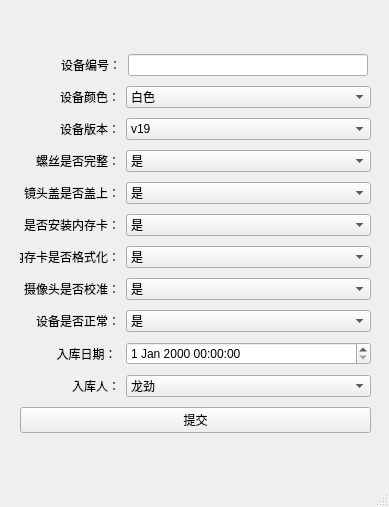
<?xml version="1.0" encoding="UTF-8"?>
<ui version="4.0">
 <class>MainWindow</class>
 <widget class="QMainWindow" name="MainWindow">
  <property name="geometry">
   <rect>
    <x>0</x>
    <y>0</y>
    <width>389</width>
    <height>507</height>
   </rect>
  </property>
  <property name="windowTitle">
   <string>设备添加</string>
  </property>
  <property name="styleSheet">
   <string notr="true"/>
  </property>
  <widget class="QWidget" name="centralwidget">
   <widget class="QWidget" name="">
    <property name="geometry">
     <rect>
      <x>20</x>
      <y>50</y>
      <width>351</width>
      <height>391</height>
     </rect>
    </property>
    <layout class="QVBoxLayout" name="verticalLayout">
     <item>
      <layout class="QHBoxLayout" name="horizontalLayout">
       <item>
        <widget class="QLabel" name="label">
         <property name="maximumSize">
          <size>
           <width>100</width>
           <height>16777215</height>
          </size>
         </property>
         <property name="text">
          <string>设备编号：</string>
         </property>
         <property name="alignment">
          <set>Qt::AlignRight|Qt::AlignTrailing|Qt::AlignVCenter</set>
         </property>
        </widget>
       </item>
       <item>
        <widget class="QLineEdit" name="lineEdit">
         <property name="maximumSize">
          <size>
           <width>240</width>
           <height>16777215</height>
          </size>
         </property>
        </widget>
       </item>
      </layout>
     </item>
     <item>
      <layout class="QHBoxLayout" name="horizontalLayout_2">
       <item>
        <widget class="QLabel" name="label_2">
         <property name="maximumSize">
          <size>
           <width>100</width>
           <height>16777215</height>
          </size>
         </property>
         <property name="text">
          <string>设备颜色：</string>
         </property>
         <property name="alignment">
          <set>Qt::AlignRight|Qt::AlignTrailing|Qt::AlignVCenter</set>
         </property>
        </widget>
       </item>
       <item>
        <widget class="QComboBox" name="comboBox">
         <property name="maximumSize">
          <size>
           <width>280</width>
           <height>16777215</height>
          </size>
         </property>
         <item>
          <property name="text">
           <string>白色</string>
          </property>
         </item>
         <item>
          <property name="text">
           <string>粉色</string>
          </property>
         </item>
        </widget>
       </item>
      </layout>
     </item>
     <item>
      <layout class="QHBoxLayout" name="horizontalLayout_3">
       <item>
        <widget class="QLabel" name="label_3">
         <property name="maximumSize">
          <size>
           <width>100</width>
           <height>16777215</height>
          </size>
         </property>
         <property name="text">
          <string>设备版本：</string>
         </property>
         <property name="alignment">
          <set>Qt::AlignRight|Qt::AlignTrailing|Qt::AlignVCenter</set>
         </property>
        </widget>
       </item>
       <item>
        <widget class="QComboBox" name="comboBox_2">
         <property name="maximumSize">
          <size>
           <width>280</width>
           <height>16777215</height>
          </size>
         </property>
         <item>
          <property name="text">
           <string>v19</string>
          </property>
         </item>
        </widget>
       </item>
      </layout>
     </item>
     <item>
      <layout class="QHBoxLayout" name="horizontalLayout_4">
       <item>
        <widget class="QLabel" name="label_4">
         <property name="maximumSize">
          <size>
           <width>100</width>
           <height>16777215</height>
          </size>
         </property>
         <property name="text">
          <string>螺丝是否完整：</string>
         </property>
         <property name="alignment">
          <set>Qt::AlignRight|Qt::AlignTrailing|Qt::AlignVCenter</set>
         </property>
        </widget>
       </item>
       <item>
        <widget class="QComboBox" name="comboBox_3">
         <property name="maximumSize">
          <size>
           <width>280</width>
           <height>16777215</height>
          </size>
         </property>
         <item>
          <property name="text">
           <string>是</string>
          </property>
         </item>
         <item>
          <property name="text">
           <string>否</string>
          </property>
         </item>
        </widget>
       </item>
      </layout>
     </item>
     <item>
      <layout class="QHBoxLayout" name="horizontalLayout_5">
       <item>
        <widget class="QLabel" name="label_5">
         <property name="maximumSize">
          <size>
           <width>100</width>
           <height>16777215</height>
          </size>
         </property>
         <property name="text">
          <string>镜头盖是否盖上：</string>
         </property>
         <property name="alignment">
          <set>Qt::AlignRight|Qt::AlignTrailing|Qt::AlignVCenter</set>
         </property>
        </widget>
       </item>
       <item>
        <widget class="QComboBox" name="comboBox_4">
         <property name="maximumSize">
          <size>
           <width>280</width>
           <height>16777215</height>
          </size>
         </property>
         <item>
          <property name="text">
           <string>是</string>
          </property>
         </item>
         <item>
          <property name="text">
           <string>否</string>
          </property>
         </item>
        </widget>
       </item>
      </layout>
     </item>
     <item>
      <layout class="QHBoxLayout" name="horizontalLayout_6">
       <item>
        <widget class="QLabel" name="label_6">
         <property name="maximumSize">
          <size>
           <width>100</width>
           <height>16777215</height>
          </size>
         </property>
         <property name="text">
          <string>是否安装内存卡：</string>
         </property>
         <property name="alignment">
          <set>Qt::AlignRight|Qt::AlignTrailing|Qt::AlignVCenter</set>
         </property>
        </widget>
       </item>
       <item>
        <widget class="QComboBox" name="comboBox_5">
         <property name="maximumSize">
          <size>
           <width>280</width>
           <height>16777215</height>
          </size>
         </property>
         <item>
          <property name="text">
           <string>是</string>
          </property>
         </item>
         <item>
          <property name="text">
           <string>否</string>
          </property>
         </item>
        </widget>
       </item>
      </layout>
     </item>
     <item>
      <layout class="QHBoxLayout" name="horizontalLayout_7">
       <item>
        <widget class="QLabel" name="label_7">
         <property name="maximumSize">
          <size>
           <width>100</width>
           <height>16777215</height>
          </size>
         </property>
         <property name="text">
          <string>内存卡是否格式化：</string>
         </property>
         <property name="alignment">
          <set>Qt::AlignRight|Qt::AlignTrailing|Qt::AlignVCenter</set>
         </property>
        </widget>
       </item>
       <item>
        <widget class="QComboBox" name="comboBox_6">
         <property name="maximumSize">
          <size>
           <width>280</width>
           <height>16777215</height>
          </size>
         </property>
         <item>
          <property name="text">
           <string>是</string>
          </property>
         </item>
         <item>
          <property name="text">
           <string>否</string>
          </property>
         </item>
        </widget>
       </item>
      </layout>
     </item>
     <item>
      <layout class="QHBoxLayout" name="horizontalLayout_8">
       <item>
        <widget class="QLabel" name="label_8">
         <property name="maximumSize">
          <size>
           <width>100</width>
           <height>16777215</height>
          </size>
         </property>
         <property name="text">
          <string>摄像头是否校准：</string>
         </property>
         <property name="alignment">
          <set>Qt::AlignRight|Qt::AlignTrailing|Qt::AlignVCenter</set>
         </property>
        </widget>
       </item>
       <item>
        <widget class="QComboBox" name="comboBox_7">
         <property name="maximumSize">
          <size>
           <width>280</width>
           <height>16777215</height>
          </size>
         </property>
         <item>
          <property name="text">
           <string>是</string>
          </property>
         </item>
         <item>
          <property name="text">
           <string>否</string>
          </property>
         </item>
        </widget>
       </item>
      </layout>
     </item>
     <item>
      <layout class="QHBoxLayout" name="horizontalLayout_9">
       <item>
        <widget class="QLabel" name="label_9">
         <property name="maximumSize">
          <size>
           <width>100</width>
           <height>16777215</height>
          </size>
         </property>
         <property name="text">
          <string>设备是否正常：</string>
         </property>
         <property name="alignment">
          <set>Qt::AlignRight|Qt::AlignTrailing|Qt::AlignVCenter</set>
         </property>
        </widget>
       </item>
       <item>
        <widget class="QComboBox" name="comboBox_8">
         <property name="maximumSize">
          <size>
           <width>280</width>
           <height>16777215</height>
          </size>
         </property>
         <item>
          <property name="text">
           <string>是</string>
          </property>
         </item>
         <item>
          <property name="text">
           <string>否</string>
          </property>
         </item>
        </widget>
       </item>
      </layout>
     </item>
     <item>
      <layout class="QHBoxLayout" name="horizontalLayout_10">
       <item>
        <widget class="QLabel" name="label_10">
         <property name="maximumSize">
          <size>
           <width>100</width>
           <height>16777215</height>
          </size>
         </property>
         <property name="text">
          <string>入库日期： </string>
         </property>
         <property name="alignment">
          <set>Qt::AlignRight|Qt::AlignTrailing|Qt::AlignVCenter</set>
         </property>
        </widget>
       </item>
       <item>
        <widget class="QDateTimeEdit" name="dateTimeEdit">
         <property name="maximumSize">
          <size>
           <width>280</width>
           <height>16777215</height>
          </size>
         </property>
        </widget>
       </item>
      </layout>
     </item>
     <item>
      <layout class="QHBoxLayout" name="horizontalLayout_11">
       <item>
        <widget class="QLabel" name="label_11">
         <property name="maximumSize">
          <size>
           <width>100</width>
           <height>16777215</height>
          </size>
         </property>
         <property name="text">
          <string>入库人：</string>
         </property>
         <property name="alignment">
          <set>Qt::AlignRight|Qt::AlignTrailing|Qt::AlignVCenter</set>
         </property>
        </widget>
       </item>
       <item>
        <widget class="QComboBox" name="comboBox_9">
         <property name="maximumSize">
          <size>
           <width>280</width>
           <height>16777215</height>
          </size>
         </property>
         <item>
          <property name="text">
           <string>龙劲</string>
          </property>
         </item>
        </widget>
       </item>
      </layout>
     </item>
     <item>
      <widget class="QPushButton" name="pushButton">
       <property name="text">
        <string>提交</string>
       </property>
      </widget>
     </item>
    </layout>
   </widget>
  </widget>
  <widget class="QMenuBar" name="menubar">
   <property name="geometry">
    <rect>
     <x>0</x>
     <y>0</y>
     <width>389</width>
     <height>23</height>
    </rect>
   </property>
  </widget>
  <widget class="QStatusBar" name="statusbar"/>
 </widget>
 <resources/>
 <connections/>
</ui>
